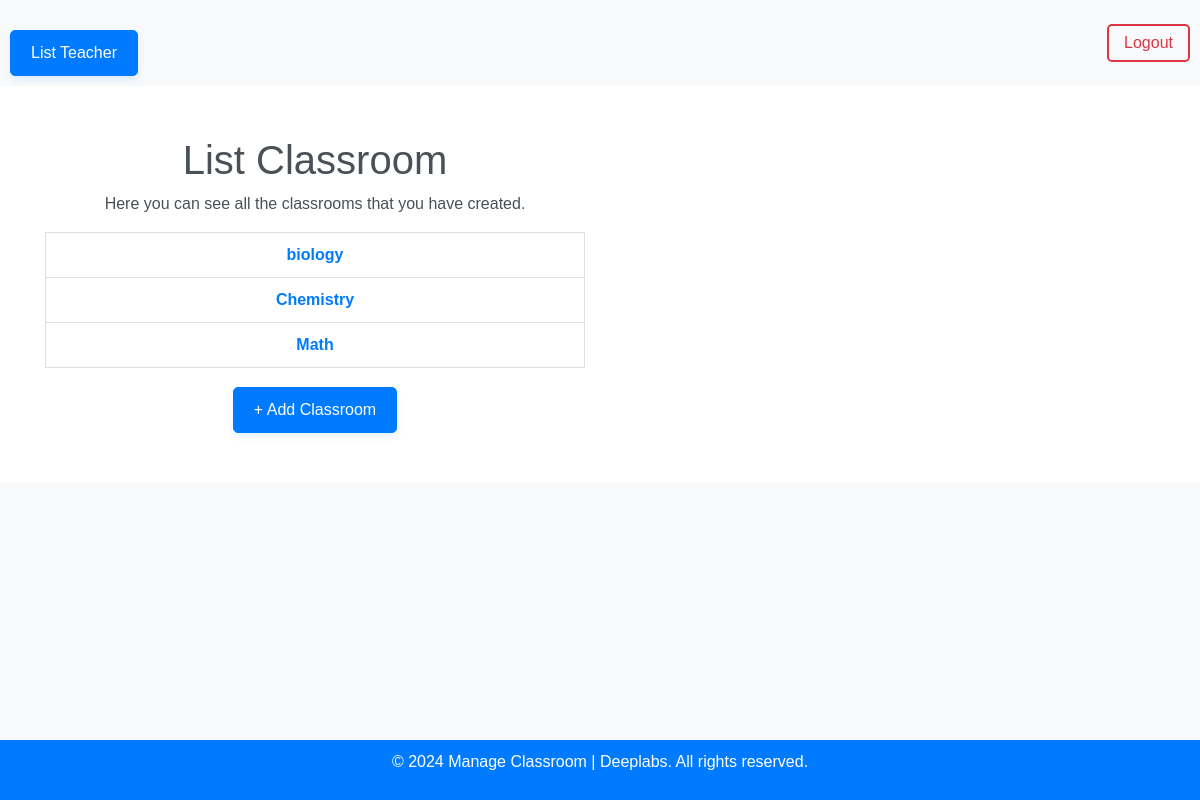
Page /home (signed in) on the committed database.
### manage_classroom/models.py (models this page shows, shortened)
class Classroom(models.Model):
    name = models.CharField(max_length=100)
    teacher = models.ForeignKey(Teacher, on_delete=models.CASCADE)
    students = models.ManyToManyField(Student)

### manage_classroom/views.py (the view)
# urls.py: path('home', home, name='home'),
@login_required
def home(request):
    classrooms = Classroom.objects.all()
    return render(request, 'home.html', {'classrooms': classrooms})

### app/templates/home.html (shortened to what this page needs)
<!DOCTYPE html>
<html lang="en">
<head>
    {% load static %}
    <link rel="stylesheet" href="https://stackpath.bootstrapcdn.com/bootstrap/4.3.1/css/bootstrap.min.css"
>
</head>
<body>
<header>
    {% if classrooms %}
    <div class="add-classroom-btn">
        <a href="{% url 'teacher_list' %}" class="btn btn-primary">List Teacher</a>
    </div>
    {% endif %}
    {% if request.user.is_authenticated %}
    <a href="{% url 'logout' %}" class="logout-btn">Logout</a>
    {% else %}
    <a href="{% url 'login' %}">Login</a>
    <a href="{% url 'signup' %}">Register</a>
    {% endif %}
</header>
<main>
    <section class="feature">
        <div class="container">
            <div class="row align-items-center">
                <div class="col-md-6">
                    <div class="feature-content">
                        <h1>List Classroom</h1>
                        <p>Here you can see all the classrooms that you have created.</p>
                        <div class="main">
                            <ul>
                                {% for classroom in classrooms %}
                                <li><a href="{% url 'classroom_detail' classroom.id %}">{{ classroom.name }}</a></li>
                                {% endfor %}
                            </ul>
                            <div class="add-classroom-btn">
                                <a href="{% url 'add_classroom' %}" class="btn btn-primary">+ Add Classroom</a>
                            </div>
                        </div>
                    </div>
                </div>
            </div>
        </div>
    </section>
</main>
<footer>
    <p>&copy; 2024 Manage Classroom | Deeplabs. All rights reserved.</p>
</footer>
</body>
</html>

### app/templates/home.html (style rules this page uses)
body { font-family: 'Arial', sans-serif; background-color: #f8f9fa; margin: 0; padding: 0; color: #495057; animation: changeBackground 10s infinite; }
header { display: flex; justify-content: space-between; align-items: center; padding: 10px; color: white; }
.logout-btn { margin-left: auto; border: 2px solid #dc3545; padding: 5px 15px; border-radius: 5px; color: #dc3545; text-decoration: none; }
.feature { text-align: center; padding: 50px 20px; background-color: #ffffff; }
.feature-content { max-width: 600px; margin: 0 auto; }
.main ul { list-style: none; padding: 0; }
.main ul li { border: 1px solid #dee2e6; margin-bottom: -1px; }
.main ul li a { text-decoration: none; color: #007bff; font-weight: bold; display: block; padding: 10px; }
footer { background-color: #007bff; color: white; padding: 10px 0; text-align: center; position: fixed; width: 100%; bottom: 0; }
.add-classroom-btn { display: block; margin-top: 20px; text-align: center; }
.add-classroom-btn a { display: inline-block; padding: 10px 20px; background-color: #007bff; color: #fff; border-radius: 5px; text-decoration: none; transition: background-color 0.3s ease; box-shadow: 0 4px 6px rgba(0, 123, 255, 0.1); }

### rows in the picture
Classroom: name "biology"
Classroom: name "Chemistry"
Classroom: name "Math"
